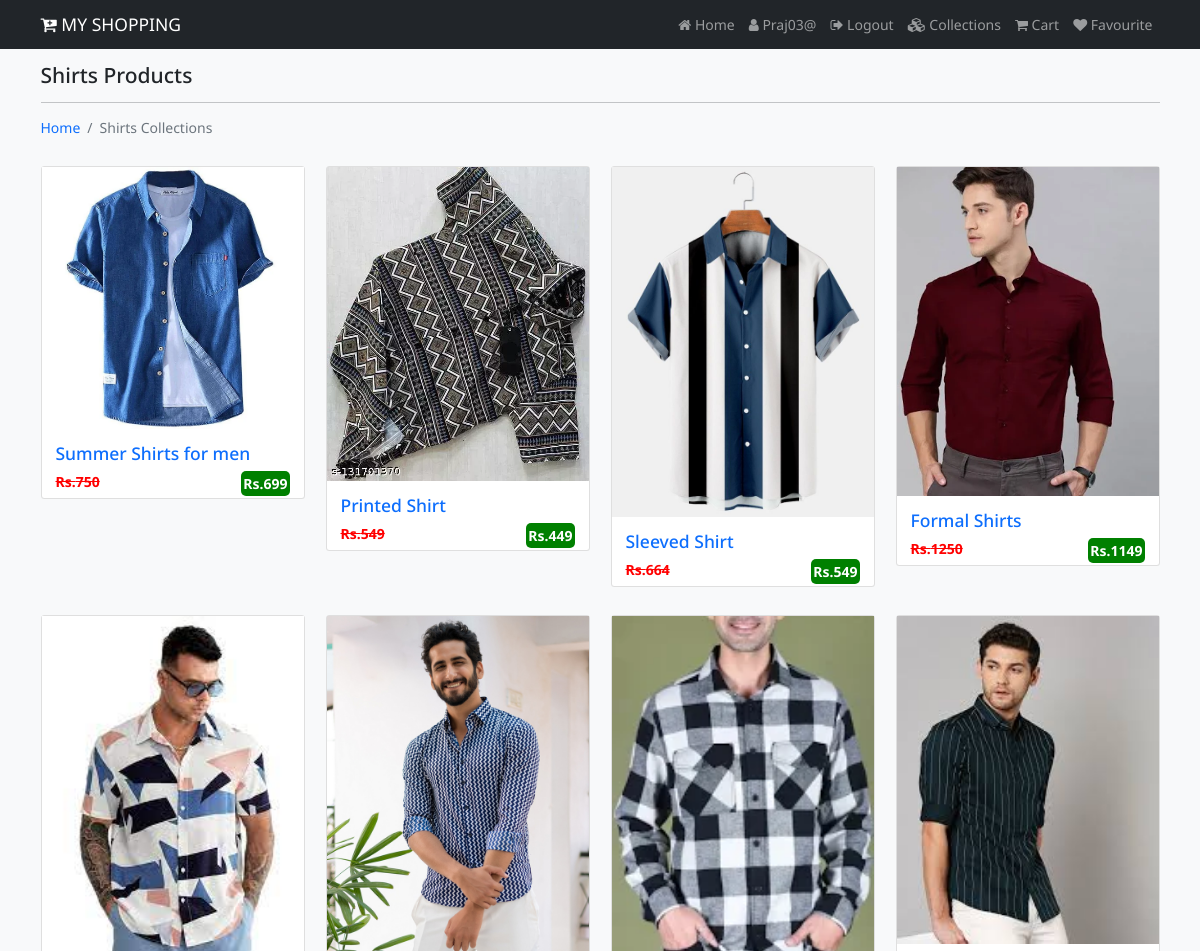
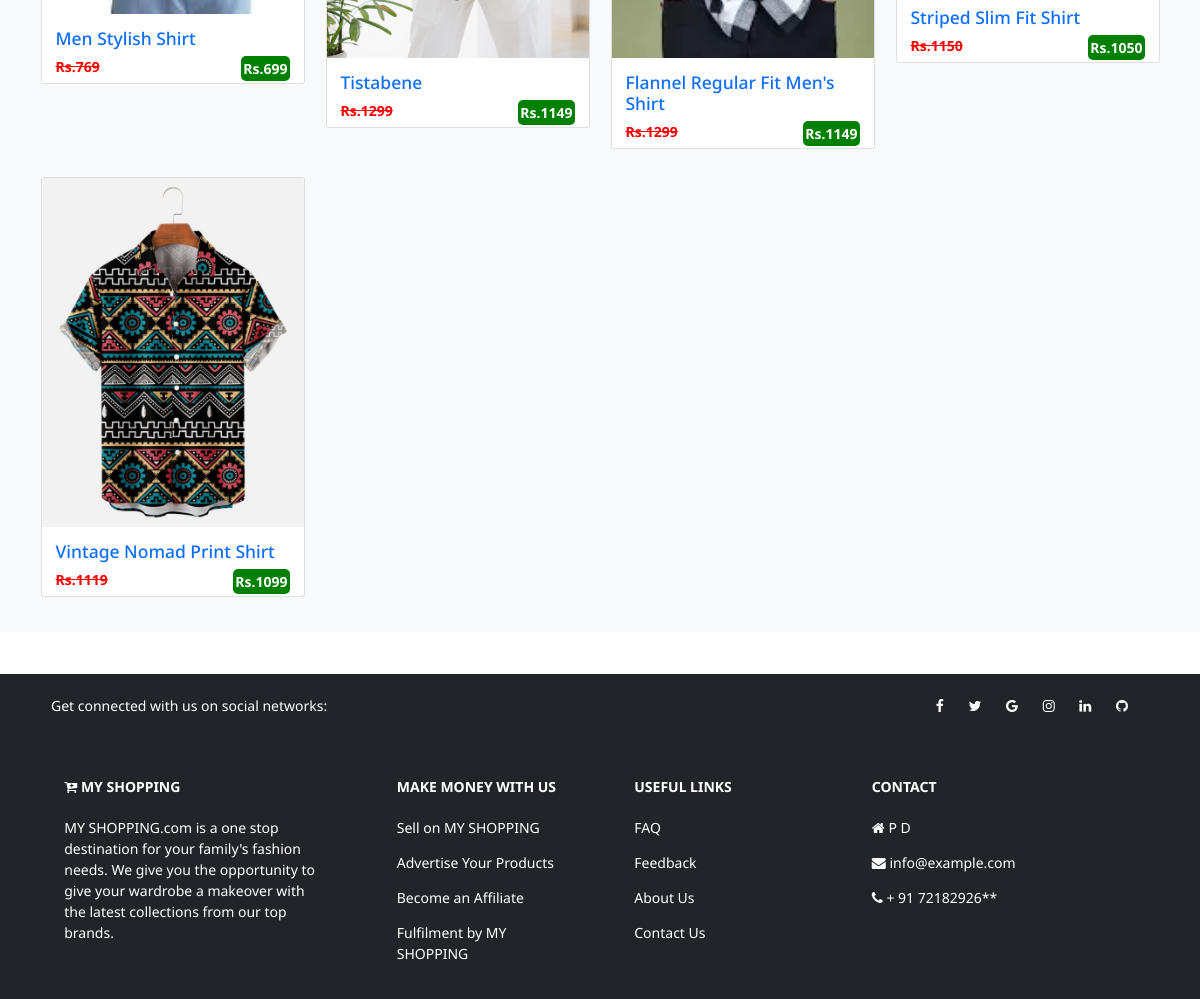
Screenshot of /collections/Shirts (signed in) with the database file from the repository (2 pictures, top to bottom).
### shop/models.py (models this page shows, shortened)
class Catagory(models.Model):
    name = models.CharField(max_length=150, null=False, blank=False)
    image = models.ImageField(upload_to=getFileName, null=True, blank=True)
    description = models.TextField(max_length=500, null=False, blank=False)
    status = models.BooleanField(default=False, help_text="0-show,1-Hidden")
    created_at = models.DateTimeField(auto_now_add=True)

class Product(models.Model):
    category = models.ForeignKey(Catagory, on_delete=models.CASCADE)
    name = models.CharField(max_length=150, null=False, blank=False)
    vendor = models.CharField(max_length=150, null=False, blank=False)
    product_image = models.ImageField(upload_to=getFileName, null=True, blank=True)
    quantity = models.IntegerField(null=False, blank=False)
    original_price = models.FloatField(null=False, blank=False)
    selling_price = models.FloatField(null=False, blank=False)
    description = models.TextField(max_length=500, null=False, blank=False)
    status = models.BooleanField(default=False, help_text="0-show,1-Hidden")
    trending = models.BooleanField(default=False, help_text="0-default,1-Trending")
    created_at = models.DateTimeField(auto_now_add=True)

### shop/views.py (the view)
# urls.py: path('collections/<str:name>', views.collectionsview, name="collections"),
def collectionsview(request, name):
    if (Catagory.objects.filter(name=name, status=0)):
        products = Product.objects.filter(category__name=name)
        return render(request, "shop/products/index.html", {"products": products, "category_name": name})
    else:
        messages.warning(request, "No Such Catagory Found")
        return redirect('collections')

### shop/templates/shop/products/index.html (shortened to what this page needs)
{% extends 'shop/layouts/main.html' %}
{% block content %}
<section class="bg-light py-4 my-5" style="min-height:600px;">
  <div class="container">
    <div class="row">
      <div class="col-12">
        <h4 class="mb-3">{{category_name}} Products</h4>
        <hr style="border-color:#b8bfc2;">
        <nav aria-label="breadcrumb">
          <ol class="breadcrumb">
            <li class="breadcrumb-item"><a href="{% url 'home' %}">Home</a></li>
            <li class="breadcrumb-item active">{{category_name}} Collections</li>
          </ol>
        </nav>
      </div>
      {% for item in products %}
      <div class="col-md-4 col-lg-3">
        <div class="card my-3">
          <img src="{{item.product_image.url}}"  class="card-image-top" alt="Categories">
          <a href="{% url 'product_details' category_name item.name %}">
          <div class="card-body">
            <h5 class="card-title text-primary">{{ item.name }}</h5>
            <p class="card-text">
              <span class="float-start old_price"><s>Rs.{{ item.original_price | stringformat:'d'}}</s></span>
              <span class="float-end new_price">Rs.{{ item.selling_price | stringformat:'d' }}</span>
            </p>
          </div>
        </a>
        </div>
      </div>
      {% endfor %}
    </div>
  </div>
</section>
{% endblock content %}

### shop/templates/shop/inc/navbar.html (shortened to what this page needs)
<nav class="navbar navbar-expand-lg  navbar-dark bg-dark fixed-top">
  <div class="container">
    <a class="navbar-brand" href="{% url 'home' %}"><i class="fa fa-cart-plus"></i> MY SHOPPING</a>
    <div class="collapse navbar-collapse" id="navbarNavAltMarkup">
      <div class="navbar-nav ms-auto">
        <a class="nav-link" aria-current="page" href="{% url 'home' %}"><i class="fa fa-home"></i> Home</a>
        {% if request.user.is_authenticated %}
          <a class="nav-link" aria-current="page" href="#"><i class="fa fa-user"></i> {{request.user}}</a>
          <a class="nav-link" aria-current="page" href="{% url 'logout' %}"><i class="fa fa-sign-out"></i> Logout</a>
        {% else %}
          <a class="nav-link" href="{% url 'login' %}"><i class="fa fa-sign-in"></i> Login</a>
          <a class="nav-link" href="{% url 'register' %}"><i class="fa fa-users"></i> Register</a>
        {% endif %}
          <a class="nav-link" href="{% url 'collections' %}"><i class="fa fa-cubes"></i> Collections</a>
          <a class="nav-link" href="{% url 'cart' %}"><i class="fa fa-shopping-cart"></i> Cart</a>
          <a class="nav-link" href="{% url 'favviewpage' %}"><i class="fa fa-heart"></i> Favourite</a>
      </div>
    </div>
  </div>
</nav>

### static/css/style.css (style rules this page uses)
html { font-size: 14px; }
body { font-family: 'Noto Sans', sans-serif; }
a { text-decoration: none; }
.old_price { font-weight: bold; color: red; }
.new_price { font-weight: bold; background-color: green; color: white; padding: 2px; border-radius: 5px; margin-bottom: 2px; }

### rows the page displays
Catagory: name "Shirts"
Product: product_image (picture), name "Summer Shirts for men", original_price "750", selling_price "699"
Product: product_image (picture), name "Printed Shirt", original_price "549", selling_price "449"
Product: product_image (picture), name "Sleeved Shirt", original_price "664", selling_price "549"
Product: product_image (picture), name "Formal Shirts", original_price "1250", selling_price "1149"
Product: product_image (picture), name "Men Stylish Shirt", original_price "769", selling_price "699"
Product: product_image (picture), name "Tistabene", original_price "1299", selling_price "1149"
Product: product_image (picture), name "Flannel Regular Fit Men's Shirt", original_price "1299", selling_price "1149"
Product: product_image (picture), name "Striped Slim Fit Shirt", original_price "1150", selling_price "1050"
Product: product_image (picture), name "Vintage Nomad Print Shirt", original_price "1119", selling_price "1099"

### other values shown
{{ request.user }} "Praj03@"
